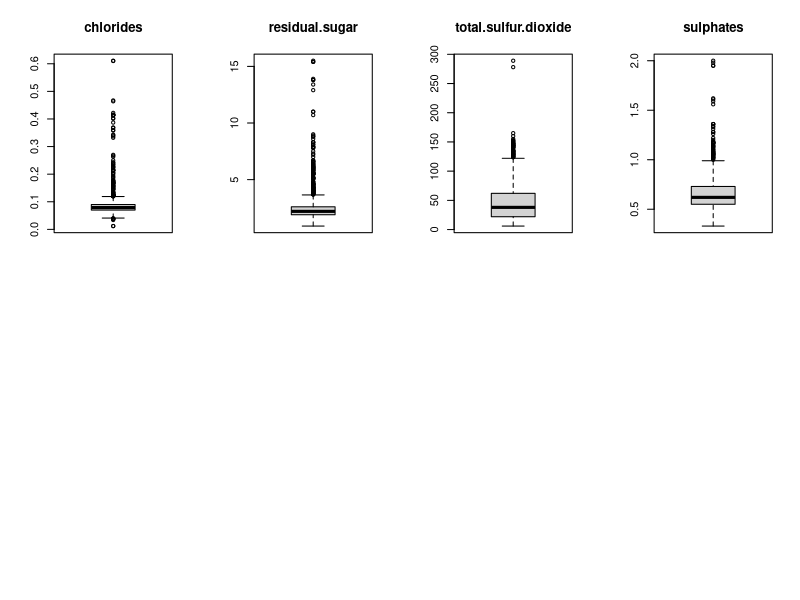
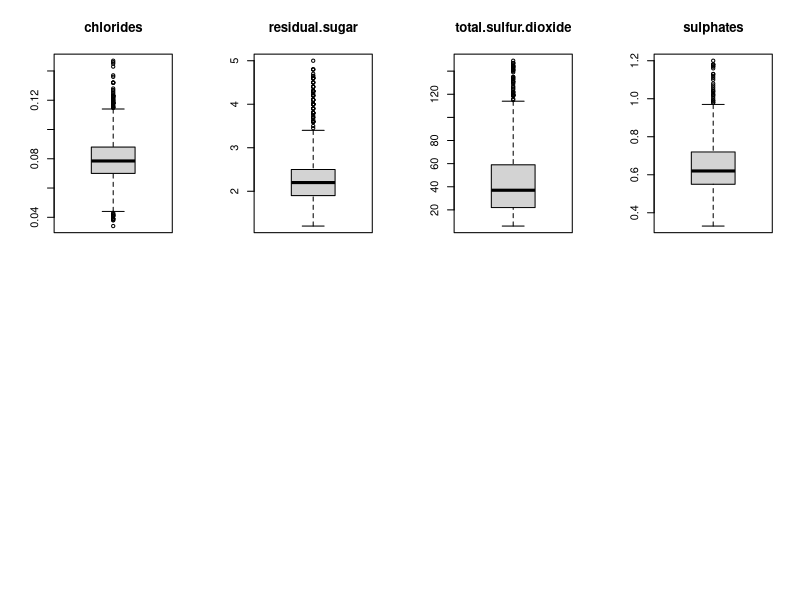
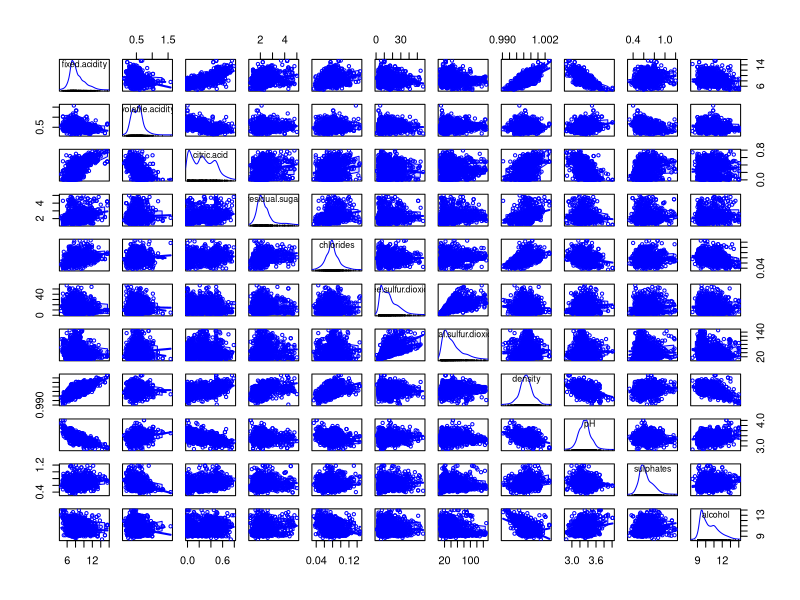
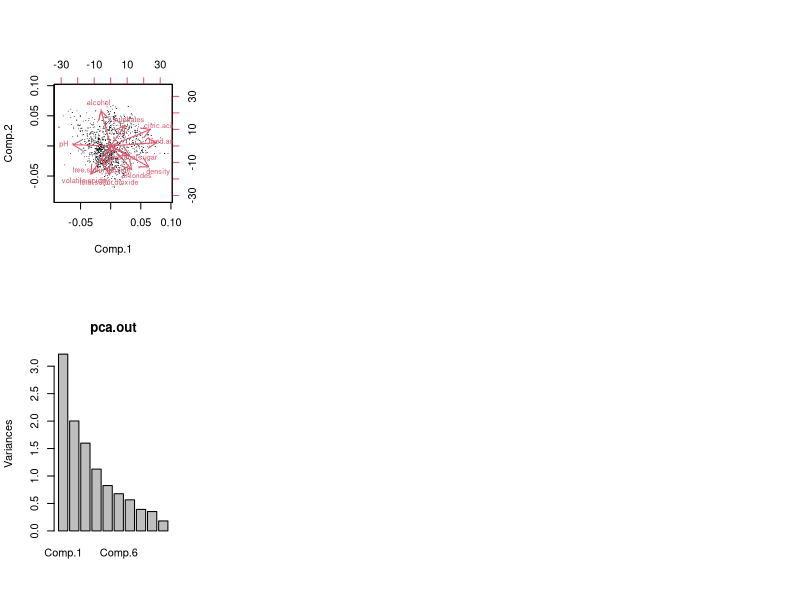

These figures' R source, in order:
## ---- chunk 1
X <- read.csv2("winequality-red.csv")
summary(X[,-12])
## ---- chunk 2
par(mfrow=c(2,4))

boxplot(X[,5], main = "chlorides")
a <- which(X$chlorides > 0.15 | X$chlorides < 0.02)

boxplot(X[,4], main = "residual.sugar")
b <- which(X$residual.sugar > 5 | X$residual.sugar < 1)

boxplot(X[,7], main = "total.sulfur.dioxide")
c <- which(X$total.sulfur.dioxide > 150)

boxplot(X[,10], main = "sulphates")
d <- which(X$sulphates > 1.2)

outliers <- union(union(union(a,b),c),d)

cat("Total outliers = ")
length(outliers)

cat("% Outliers = ")
length(outliers)/1599 * 100
## ---- chunk 3
X <- X[-outliers,]

par(mfrow=c(2,4))

boxplot(X[,5], main = "chlorides")
boxplot(X[,4], main = "residual.sugar")
boxplot(X[,7], main = "total.sulfur.dioxide")
boxplot(X[,10], main = "sulphates")
## ---- chunk 4
db <- X[,-12]
cor(db)
length(which(abs(cor(db)) > 0.3)) - 11
## ---- chunk 5
library(car)
library(FactoMineR)
library(ade4)
scatterplotMatrix(db)
## ---- chunk 6


pca.out <- princomp(db, cor = T)
summary(pca.out)
## ---- chunk 7
biplot(pca.out, xlabs = rep(".", nrow(db), col = "black"))
screeplot(pca.out)
